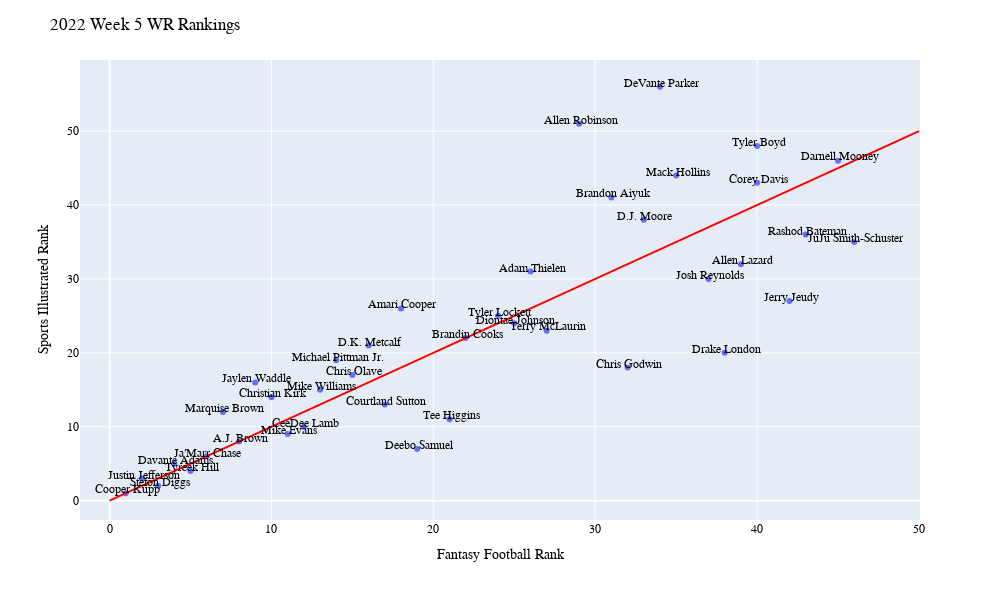

This figure's notebook cell:
### Code cell
fig.show()

### Figure 1 — Plotly figure (JSON) as saved in the notebook; plotly's stock layout.template omitted (floating-point values rounded to 4 significant figures)
{"data": [{"hovertemplate": "<b>%{hovertext}</b><br><br>ff_pts_sleeper_pred_rank=%{x}<br>si_rank=%{y}<extra></extra>", "hovertext": ["Cooper Kupp", "Justin Jefferson", "Stefon Diggs", "Davante Adams", "Tyreek Hill", "Ja'Marr Chase", "Marquise Brown", "A.J. Brown", "Jaylen Waddle", "Christian Kirk", "Mike Evans", "CeeDee Lamb", "Mike Williams", "Michael Pittman Jr.", "Chris Olave", "D.K. Metcalf", "Courtland Sutton", "Amari Cooper", "Deebo Samuel", "Tee Higgins", "Brandin Cooks", "Tyler Lockett", "Diontae Johnson", "Adam Thielen", "Terry McLaurin", "Allen Robinson", "Brandon Aiyuk", "Chris Godwin", "D.J. Moore", "DeVante Parker", "Mack Hollins", "Josh Reynolds", "Drake London", "Allen Lazard", "Tyler Boyd", "Corey Davis", "Jerry Jeudy", "Rashod Bateman", "Darnell Mooney", "JuJu Smith-Schuster"], "legendgroup": "", "marker": {"color": "#636efa", "symbol": "circle"}, "mode": "markers", "name": "", "orientation": "v", "showlegend": false, "type": "scatter", "x": [1, 2, 3, 4, 5, 6, 7, 8, 9, 10, 11, 12, 13, 14, 15, 16, 17, 18, 19, 21, 22, 24, 25, 26, 27, 29, 31, 32, 33, 34, 35, 37, 38, 39, 40, 40, 42, 43, 45, 46], "xaxis": "x", "y": [1, 3, 2, 5, 4, 6, 12, 8, 16, 14, 9, 10, 15, 19, 17, 21, 13, 26, 7, 11, 22, 25, 24, 31, 23, 51, 41, 18, 38, 56, 44, 30, 20, 32, 48, 43, 27, 36, 46, 35], "yaxis": "y"}], "layout": {"annotations": [{"showarrow": false, "text": "Cooper Kupp", "x": 1.1, "y": 1.5}, {"showarrow": false, "text": "Justin Jefferson", "x": 2.1, "y": 3.5}, {"showarrow": false, "text": "Stefon Diggs", "x": 3.1, "y": 2.5}, {"showarrow": false, "text": "Davante Adams", "x": 4.1, "y": 5.5}, {"showarrow": false, "text": "Tyreek Hill", "x": 5.1, "y": 4.5}, {"showarrow": false, "text": "Ja'Marr Chase", "x": 6.1, "y": 6.5}, {"showarrow": false, "text": "Marquise Brown", "x": 7.1, "y": 12.5}, {"showarrow": false, "text": "A.J. Brown", "x": 8.1, "y": 8.5}, {"showarrow": false, "text": "Jaylen Waddle", "x": 9.1, "y": 16.5}, {"showarrow": false, "text": "Christian Kirk", "x": 10.1, "y": 14.5}, {"showarrow": false, "text": "Mike Evans", "x": 11.1, "y": 9.5}, {"showarrow": false, "text": "CeeDee Lamb", "x": 12.1, "y": 10.5}, {"showarrow": false, "text": "Mike Williams", "x": 13.1, "y": 15.5}, {"showarrow": false, "text": "Michael Pittman Jr.", "x": 14.1, "y": 19.5}, {"showarrow": false, "text": "Chris Olave", "x": 15.1, "y": 17.5}, {"showarrow": false, "text": "D.K. Metcalf", "x": 16.1, "y": 21.5}, {"showarrow": false, "text": "Courtland Sutton", "x": 17.1, "y": 13.5}, {"showarrow": false, "text": "Amari Cooper", "x": 18.1, "y": 26.5}, {"showarrow": false, "text": "Deebo Samuel", "x": 19.1, "y": 7.5}, {"showarrow": false, "text": "Tee Higgins", "x": 21.1, "y": 11.5}, {"showarrow": false, "text": "Brandin Cooks", "x": 22.1, "y": 22.5}, {"showarrow": false, "text": "Tyler Lockett", "x": 24.1, "y": 25.5}, {"showarrow": false, "text": "Diontae Johnson", "x": 25.1, "y": 24.5}, {"showarrow": false, "text": "Adam Thielen", "x": 26.1, "y": 31.5}, {"showarrow": false, "text": "Terry McLaurin", "x": 27.1, "y": 23.5}, {"showarrow": false, "text": "Allen Robinson", "x": 29.1, "y": 51.5}, {"showarrow": false, "text": "Brandon Aiyuk", "x": 31.1, "y": 41.5}, {"showarrow": false, "text": "Chris Godwin", "x": 32.1, "y": 18.5}, {"showarrow": false, "text": "D.J. Moore", "x": 33.1, "y": 38.5}, {"showarrow": false, "text": "DeVante Parker", "x": 34.1, "y": 56.5}, {"showarrow": false, "text": "Mack Hollins", "x": 35.1, "y": 44.5}, {"showarrow": false, "text": "Josh Reynolds", "x": 37.1, "y": 30.5}, {"showarrow": false, "text": "Drake London", "x": 38.1, "y": 20.5}, {"showarrow": false, "text": "Allen Lazard", "x": 39.1, "y": 32.5}, {"showarrow": false, "text": "Tyler Boyd", "x": 40.1, "y": 48.5}, {"showarrow": false, "text": "Corey Davis", "x": 40.1, "y": 43.5}, {"showarrow": false, "text": "Jerry Jeudy", "x": 42.1, "y": 27.5}, {"showarrow": false, "text": "Rashod Bateman", "x": 43.1, "y": 36.5}, {"showarrow": false, "text": "Darnell Mooney", "x": 45.1, "y": 46.5}, {"showarrow": false, "text": "JuJu Smith-Schuster", "x": 46.1, "y": 35.5}], "autosize": true, "font": {"color": "black", "family": "Courier New, monospace", "size": 12}, "height": 600, "legend": {"tracegroupgap": 0}, "margin": {"t": 60}, "shapes": [{"line": {"color": "Red", "width": 2}, "type": "line", "x0": 0, "x1": 50, "y0": 0, "y1": 50}], "title": {"text": "2022 Week 5 WR Rankings"}, "width": 1000, "xaxis": {"anchor": "y", "domain": [0, 1], "title": {"text": "Fantasy Football Rank"}}, "yaxis": {"anchor": "x", "domain": [0, 1], "title": {"text": "Sports Illustrated Rank"}}}}
